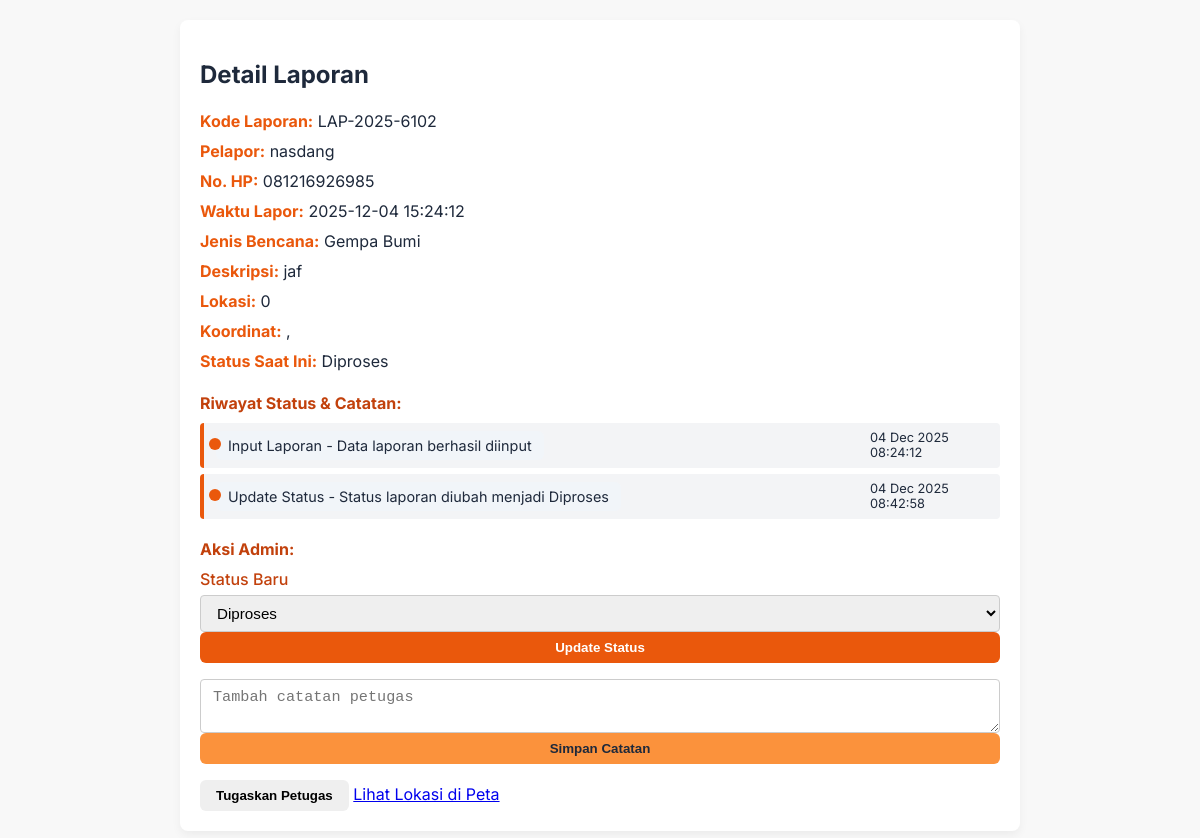
The page /admin/laporan_detail.php?id=25 (signed in) on the database its author committed.
### tables this page shows
CREATE TABLE `tb_laporan` (
  `id_laporan` int NOT NULL,
  `kode_laporan` varchar(20) NOT NULL,
  `nama_pelapor` varchar(100) NOT NULL,
  `no_hp` varchar(20) NOT NULL,
  `alamat` text NOT NULL,
  `latitude` decimal(10,6) DEFAULT NULL,
  `longitude` decimal(10,6) DEFAULT NULL,
  `jenis_bencana` enum('Banjir','Gempa Bumi','Tanah Longsor','Kebakaran','Angin Puting Beliung','Tsunami','Gunung Meletus','Kekeringan','Lainnya') NOT NULL,
  `jenis_kerusakan` enum('Ringan','Sedang','Berat','Sangat Berat') NOT NULL,
  `deskripsi` text,
  `foto` varchar(255) DEFAULT NULL,
  `status` enum('Menunggu','Diproses','Selesai') NOT NULL DEFAULT 'Menunggu',
  `id_petugas` int DEFAULT NULL,
  `catatan_admin` text,
  `tanggal_lapor` timestamp NULL DEFAULT CURRENT_TIMESTAMP,
  `tanggal_update` timestamp NULL DEFAULT CURRENT_TIMESTAMP ON UPDATE CURRENT_TIMESTAMP,
  `created_at` datetime NOT NULL DEFAULT CURRENT_TIMESTAMP
);

CREATE TABLE `tb_log_aktivitas` (
  `id_log` int NOT NULL,
  `id_admin` int DEFAULT NULL,
  `id_laporan` int DEFAULT NULL,
  `aksi` varchar(100) NOT NULL,
  `keterangan` text,
  `ip_address` varchar(50) DEFAULT NULL,
  `tanggal` timestamp NULL DEFAULT CURRENT_TIMESTAMP
);

### admin/laporan_detail.php (the view, shortened to what this page needs)
<?php
include '../config/database.php';
$id_laporan = intval($_GET['id'] ?? 0);
$data = mysqli_fetch_assoc(mysqli_query($koneksi, "SELECT * FROM tb_laporan WHERE id_laporan = $id_laporan"));
$riwayat = [];
$riq = mysqli_query($koneksi, "SELECT aksi, keterangan, tanggal FROM tb_log_aktivitas WHERE id_laporan = $id_laporan ORDER BY tanggal ASC");
while($r = mysqli_fetch_assoc($riq)){
    $riwayat[] = $r;
}
$lat = htmlspecialchars($data['latitude'] ?? '');
$lng = htmlspecialchars($data['longitude'] ?? '');
$maps_url = ($lat && $lng) ? "https://www.google.com/maps?q={$lat},{$lng}" : "#";
?>
<link rel="stylesheet" href="../assets/css/laporan_detail.css">
<div class="card card-laporan">
    <div class="card-body">
        <h2>Detail Laporan</h2>
        <p><strong>Kode Laporan:</strong> <?= htmlspecialchars($data['kode_laporan'] ?? '-') ?></p>
        <p><strong>Pelapor:</strong> <?= htmlspecialchars($data['nama_pelapor'] ?? '-') ?></p>
        <p><strong>No. HP:</strong> <?= htmlspecialchars($data['no_hp'] ?? '-') ?></p>
        <p><strong>Waktu Lapor:</strong> <?= htmlspecialchars($data['tanggal_lapor'] ?? '-') ?></p>
        <p><strong>Jenis Bencana:</strong> <?= htmlspecialchars($data['jenis_bencana'] ?? '-') ?></p>
        <p><strong>Deskripsi:</strong> <?= htmlspecialchars($data['deskripsi'] ?? '-') ?></p>
        <p><strong>Lokasi:</strong> <?= htmlspecialchars($data['alamat'] ?? '-') ?></p>
        <p><strong>Koordinat:</strong> <?= $lat ?>, <?= $lng ?></p>
        <p><strong>Status Saat Ini:</strong>
            <span class="badge badge-<?= strtolower($data['status'] ?? 'menunggu') ?>">
                <?= htmlspecialchars($data['status'] ?? '-') ?>
            </span>
        </p>
        <h4>Riwayat Status & Catatan:</h4>
        <div id="riwayat-container">
            <ul class="timeline-laporan">
                <?php foreach($riwayat as $r): ?>
                    <li class="timeline-laporan-item <?= ($r['aksi'] == $data['status']) ? 'active' : '' ?>">
                        <span class="timeline-laporan-time"><?= !empty($r['tanggal']) ? date('d M Y H:i:s', strtotime($r['tanggal'])) : '—' ?></span>
                        <span class="timeline-laporan-content">
                            <?= htmlspecialchars($r['aksi']) ?><?= !empty($r['keterangan']) ? ' - ' . htmlspecialchars($r['keterangan']) : '' ?>
                        </span>
                    </li>
                <?php endforeach; ?>
            </ul>
        </div>
        <h4>Aksi Admin:</h4>
        <div class="laporan-actions">
            <form id="form-update-status">
                <label>Status Baru</label>
                <select name="status" class="form-control" required>
                    <?php
                    $all_status = ['Menunggu','Diproses','Selesai'];
                    foreach($all_status as $s){
                        $selected = ($data['status'] ?? '') == $s ? 'selected' : '';
                        echo '<option value="'.htmlspecialchars($s).'" '.$selected.'>'.htmlspecialchars($s).'</option>';
                    }
                    ?>
                </select>
                <button type="submit" class="btn btn-success mt-2">Update Status</button>
            </form>
            <form id="form-tambah-catatan" style="margin-top:10px;">
                <textarea name="catatan" class="form-control" placeholder="Tambah catatan petugas"></textarea>
                <button type="submit" class="btn btn-primary mt-2">Simpan Catatan</button>
            </form>
            <button id="btn-tugaskan" class="btn btn-info mt-2">Tugaskan Petugas</button>
            <a href="<?= $maps_url ?>" target="_blank" class="btn btn-secondary mt-2">Lihat Lokasi di Peta</a>
        </div>
    </div>
</div>

### assets/css/laporan_detail.css (style rules this page uses)
.card { background-color: var(--bg-card); border-radius: var(--border-radius); box-shadow: 0 4px 10px rgba(0,0,0,0.05); padding: 20px; max-width: 800px; margin: 0 auto 30px auto; transition: box-shadow var(--transition-speed); }
.card h4 { margin-top: 20px; margin-bottom: 10px; color: var(--primary-dark); }
.card p { margin: 6px 0; line-height: 1.5; }
.card p strong { color: var(--primary); }
.card ul { list-style: none; padding-left: 0; }
.card ul li { padding: 8px 12px; margin-bottom: 6px; background-color: #f3f4f6; border-left: 4px solid var(--primary); border-radius: 4px; display: flex; justify-content: space-between; align-items: center; }
.card ul li:last-child { margin-bottom: 0; }
.card form { display: flex; flex-direction: column; }
.card form label { margin-bottom: 6px; font-weight: 500; color: var(--primary-dark); }
.card form .form-control { padding: 8px 12px; border: 1px solid #ccc; border-radius: 4px; font-size: 0.95rem; transition: border-color var(--transition-speed); }
.card button.btn { padding: 8px 16px; border: none; border-radius: 6px; cursor: pointer; font-weight: 600; transition: background-color var(--transition-speed), transform var(--transition-speed); }
.card button.btn-success { background-color: var(--primary); color: #fff; }
.card button.btn-primary { background-color: var(--primary-light); color: var(--secondary); }
.timeline-laporan { list-style: none; padding-left: 0; margin: 0; }
.timeline-laporan-item { position: relative; padding-left: 150px; margin-bottom: 15px; }
.timeline-laporan-item::before { content: ''; position: absolute; left: 0px; top: 5px; width: 12px; height: 12px; background-color: var(--primary, #ea580c); border-radius: 50%; }
.timeline-laporan-time { position: absolute; right: 0; width: 140px; font-size: 0.8rem; color: #64748b; }
.timeline-laporan-content { display: inline-block; background: #f1f5f9; padding: 6px 12px; border-radius: 6px; font-size: 0.9rem; }

### admin/laporan_detail.php (style rules this page uses)
.timeline-laporan { list-style: none; padding-left: 0; }
.timeline-laporan-item { margin-bottom: 12px; position: relative; padding-left: 140px; }
.timeline-laporan-item::before { content: ''; position: absolute; left: 5px; top: 15px; width: 12px; height: 12px; background: var(--primary); border-radius: 50%; }
.timeline-laporan-time { position: absolute; right: 0; width: 130px; font-size: 0.8rem; color: var(--gray-500); }
.timeline-laporan-content { display: inline-block; }

### rows shown on the page
tb_laporan: kode_laporan "LAP-2025-6102", nama_pelapor "nasdang", no_hp "081216926985", tanggal_lapor "2025-12-04 15:24:12", jenis_bencana "Gempa Bumi", deskripsi "jaf", alamat "0", status "Diproses"
tb_log_aktivitas: tanggal "04 Dec 2025 08:24:12", aksi "Input Laporan", keterangan "Data laporan berhasil diinput"
tb_log_aktivitas: tanggal "04 Dec 2025 08:42:58", aksi "Update Status", keterangan "Status laporan diubah menjadi Diproses"

### other values the page prints
form field status "Diproses"
